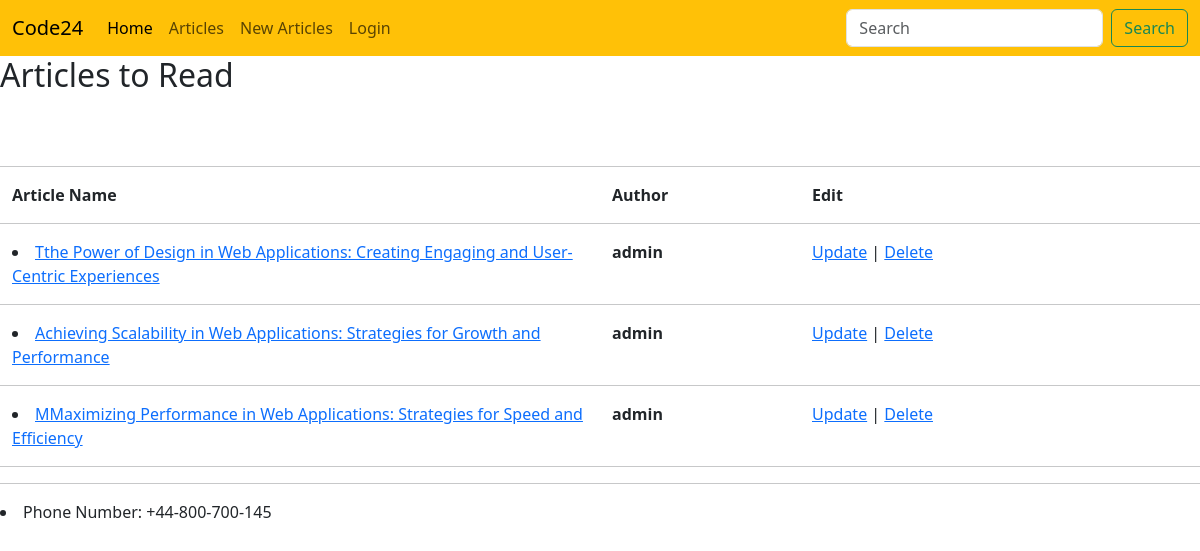
The page /articles/ on the database as committed earlier.
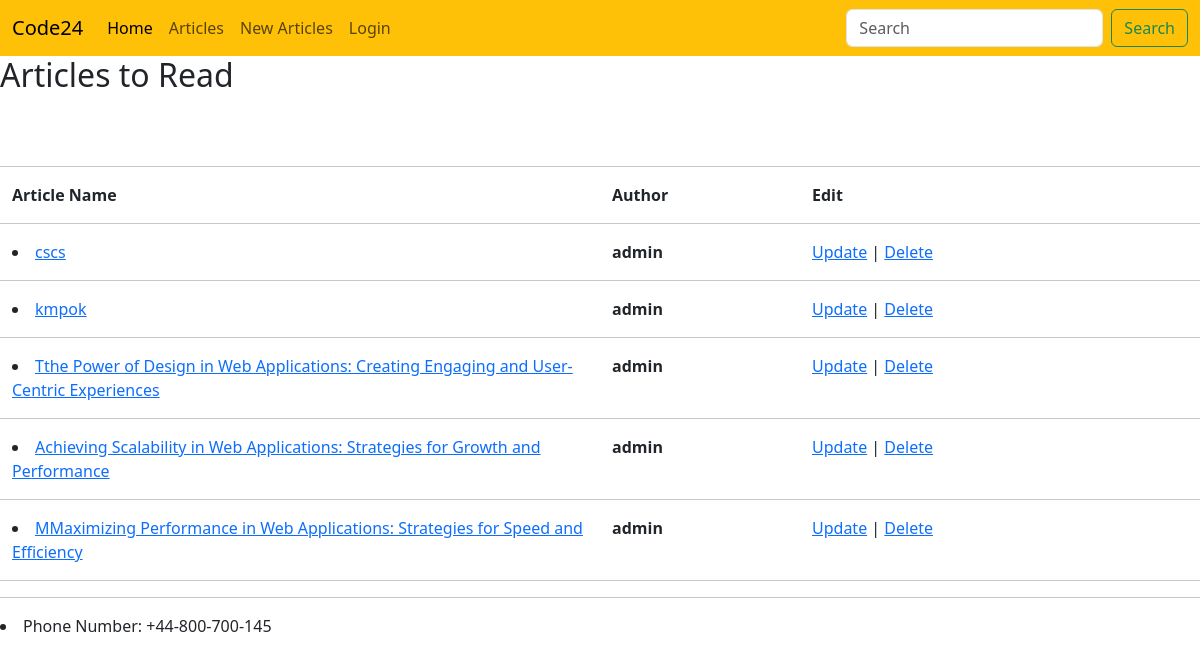
The same page on the database as committed later.
### article/models.py (models this page shows, shortened)
class ArticleModel(models.Model):
    STATUS_OF_ARTICLE = (
        ("checking" , "Checking"),
        ("rejected" , "Rejected"),
        ("published" , "Published"),
    )
    Title = models.CharField(max_length=150)
    Body  = models.TextField(max_length=10000)
    Author= models.ForeignKey("auth.user", on_delete=models.CASCADE)
    Created = models.DateTimeField(auto_now_add=True)
    Edited = models.DateTimeField(auto_now=True)
    Status = models.CharField(max_length=15, choices=STATUS_OF_ARTICLE, default="checking")
    slug   = models.SlugField(unique=True, null=True)
    class Meta:
        ordering = ("-Created",)

### article/views.py (the view)
# urls.py: path('', ArticleListView.as_view(), name = "ArticleListView_url"),
class ArticleListView(ListView):
    model = ArticleModel
    template_name = "article/ArticleListView.html"
    context_object_name  = "articles"
    def get_queryset(self):
        return ArticleModel.objects.filter(Status='published')

### template/article/ArticleListView.html (shortened to what this page needs)
{% extends "base.html" %}
{% block title %}<h2>Articles to Read</h2>{% endblock title %}
{% block content %}
<br>
<br>
<hr>
<div class="container-fluid">
    <div class="row">
    <div class="col col-lg-6 ">
        <strong>Article Name</strong>
    </div>
    <div class="col col-lg-2">
        <strong>Author</strong>
    </div>
    <div class="col col-lg-2">
       <strong>Edit</strong>
    </div>
    </div>
</div>
<hr>
{% for article in articles  %}
    <div class="container-fluid">
        <div class="row">
        <div class="col col-lg-6">
            <li><a href="{% url "ArticleDetailView_url" article.slug %}">{{article.Title}}</a></li>
        </div>
        <div class="col col-lg-2">
            <strong>{{article.Author}}</strong>
        </div>
        <div class="col col-lg-2">
            <a href="{% url "ArticleUpdateView_url" article.slug %}">Update<a/>  | <a href="{% url "ArticleDeleteView_url" article.slug %}">Delete</a>
        </div>
        </div>
    </div>
    <hr>
{% endfor %}
{% endblock content %}

Rows that differ between the two databases and show on the page:
added ArticleModel: Title "cscs", Author "admin"
added ArticleModel: Title "kmpok", Author "admin"
